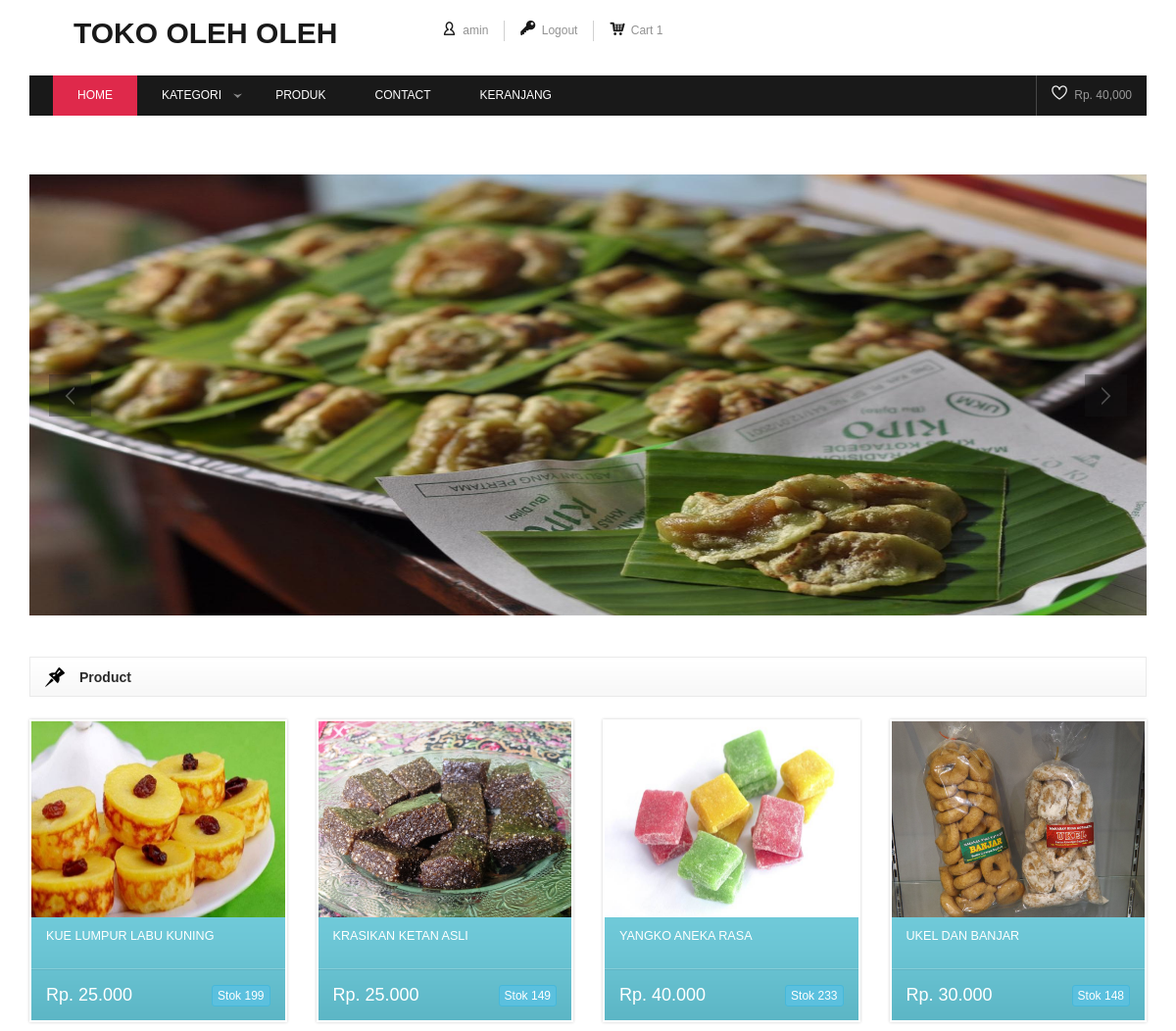
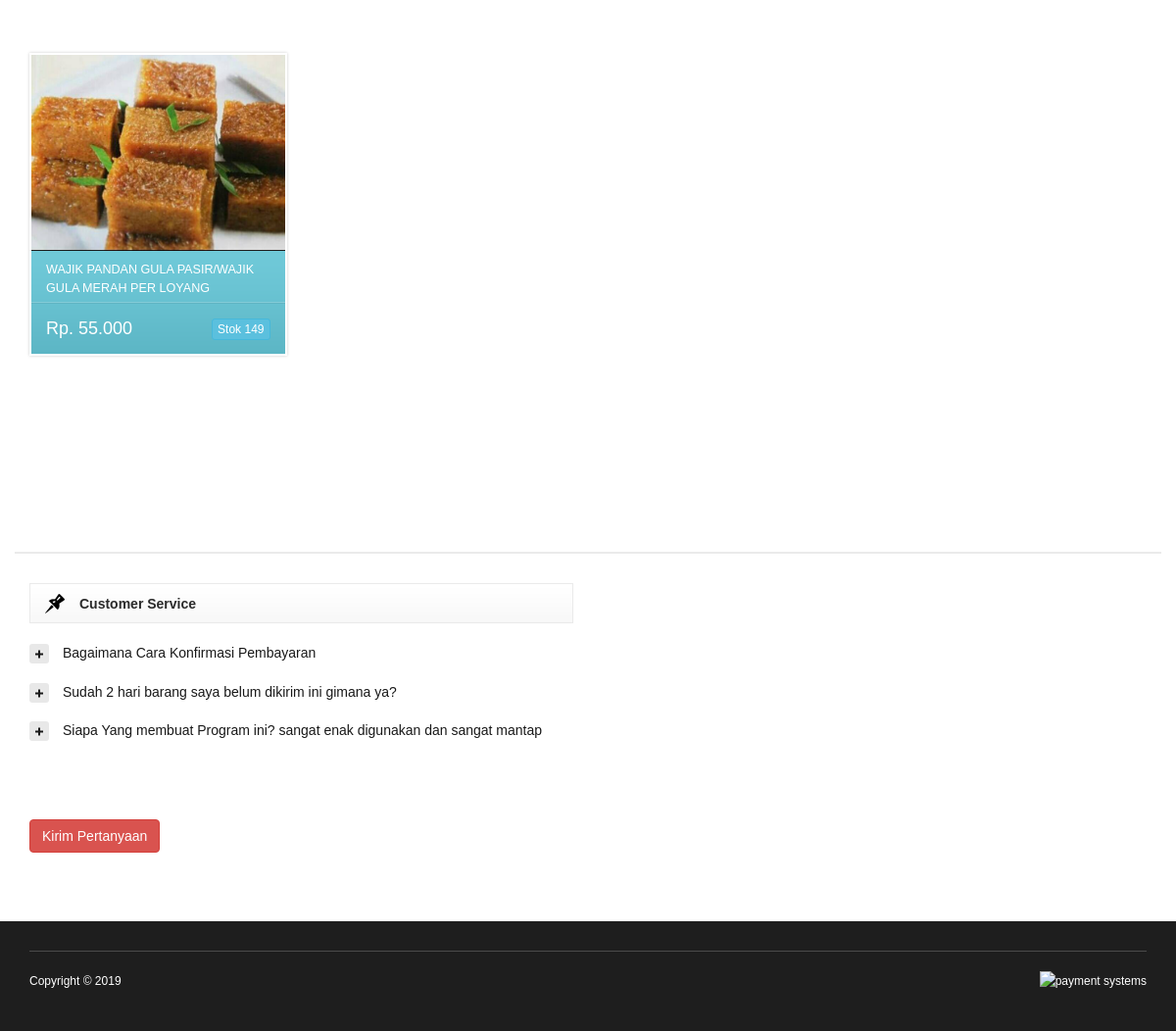
/homefirst.php (signed in), run on the app's committed database (2 pictures, top to bottom).
### tables this page shows
CREATE TABLE `slider` (
  `id_slider` int(11) NOT NULL,
  `gambar` text NOT NULL
);

CREATE TABLE `produk` (
  `id_produk` varchar(10) NOT NULL,
  `id_kat_produk` varchar(10) NOT NULL,
  `nama` varchar(100) NOT NULL,
  `harga` int(11) NOT NULL,
  `stok` int(11) NOT NULL,
  `gambar` text NOT NULL,
  `tanggal` datetime NOT NULL,
  `deskripsi` text NOT NULL,
  `berat` int(11) NOT NULL
);

CREATE TABLE `service` (
  `id_service` int(11) NOT NULL,
  `tanya` text NOT NULL,
  `jawab` text NOT NULL,
  `status` varchar(10) NOT NULL
);

### php/function.php (called while the page is built, shortened)
<?php
function rp($str){
    $jum = strlen($str);
    $jumtitik = ceil($jum/3);
    $balik = strrev($str);
    $awal = 0;
    $akhir = 3;
    for($x=0;$x<$jumtitik;$x++){
      $a[$x] = substr($balik,$awal,$akhir).".";
      $awal+=3;
    }
    $hasil = implode($a);
    $hasilakhir = strrev($hasil);
    $hasilakhir = substr($hasilakhir,1,$jum+$jumtitik);
    return "".$hasilakhir."";
}
?>

### homefirst.php (the view, shortened to what this page needs)
<?php require 'header.php'; ?>
<?php
$BatasAwal = $contact['paging'];
    if (!empty($_GET['page'])) {
        $hal = $_GET['page'] - 1;
        $MulaiAwal = $BatasAwal * $hal;
    } else if (!empty($_GET['page']) and $_GET['page'] == 1) {
        $MulaiAwal = 0;
    } else if (empty($_GET['page'])) {
        $MulaiAwal = 0;
    }
if(empty($_GET['thiscategory'])){
    $pr=mysqli_query($con,"SELECT * FROM produk where stok>0 order by tanggal desc LIMIT $MulaiAwal , $BatasAwal ");
}
?>
<div class="content">
            <div class="container">
                <div class="the-slider" data-tesla-plugin="slider" data-tesla-item=".slide" data-tesla-next=".slide-right" data-tesla-prev=".slide-left" data-tesla-container=".slide-wrapper">
                    <div class="slide-arrows">
                        <div class="slide-left"></div>
                        <div class="slide-right"></div>
                    </div>
                    <ul class="slide-wrapper">
<?php $sli=mysqli_query($con,"SELECT * FROM slider order by id_slider desc limit 7");while($der=mysqli_fetch_array($sli)){ ?>
                        <li class="slide"><img style="width:1140px;height:450px;" st src="control/<?php echo $der['gambar']; ?>" alt="slider image"></li>
<?php } ?>
                    </ul>
                </div>
            </div>
            <br>
            <br>
            <div class="container" style="border-bottom: 2px solid #eaeaea;">
                <div class="site-title">
                    <div class="site-inside">
                        <span>Product</span>
                    </div>
                </div>
                <div class="all-products-details" style="padding: 20px 0;">
                    <div class="row">
                        <div class="col-md-12">
                            <div class="row">
                    <?php while($dui=mysqli_fetch_array($pr)) { ?>
                                <div class="col-md-3 col-xs-4">
                                    <div class="product">
                                        <div class="product-cover">
                                            <div class="product-cover-hover"><span><a href="detailproduct?thisproduct=<?php echo base64_encode($dui['id_produk']) ?>&nameproduct=<?php echo $dui['nama']; ?>">Detail</a></span></div>
                                            <img style="width:300px;height:200px;" src="control/<?php echo $dui['gambar']; ?>" alt="product name" />
                                        </div>
                                        <div class="product-details">
                                            <a href="detailproduct?thisproduct=<?php echo base64_encode($dui['id_produk']) ?>&nameproduct=<?php echo $dui['nama']; ?>"><h1 style="font-size:90%;"><?php echo $dui['nama']; ?></h1></a>
                                            <div class="product-price">
                                                <button style="float:right;" class="btn btn-xs btn-info">Stok <?php echo rp($dui['stok']); ?></button>
                                                <div style="font-size:18px;"><?php echo 'Rp. '. rp($dui['harga']); ?></div>
                                            </div>
                                        </div>
                                    </div>
                                </div>
                    <?php } ?>
                            </div>
                        </div>
                    </div>
                </div>
            </div>
        </div>
<div class="box" style="padding-top: 20px;">
                <div class="container">
                    <div class="row">
                        <div class="col-md-6">
                            <div class="site-title"><div class="site-inside"><span>Customer Service</span></div></div>
                            <br>
                            <div class="panel-group panel-group-2" id="accordion">
<?php $ser=mysqli_query($con,"SELECT * FROM service where status='YES' order by id_service desc limit 4 ");while($vice=mysqli_fetch_array($ser)){ $ur=1; ?>
                                <div class="panel panel-default">
                                    <div class="panel-heading">
                                        <h4 class="panel-title">
                                            <a data-toggle="collapse" data-parent="#accordion" class="collapsed" href="#collapse-<?php echo $vice['id_service']; ?>">
                                                <i class="icon-473" title="473"></i><?php echo $vice['tanya']; ?>
                                            </a>
                                        </h4>
                                    </div>
                                </div>
<?php $ur++; } ?>
                            </div>
                            <p><a href="#" class="btn btn-danger" data-target="#tanya" data-toggle="modal">Kirim Pertanyaan</a></p>
                        </div>
                    </div>
                </div>
            </div>
<?php require 'footer.php'; ?>

### data on the page
slider: gambar (picture)
produk: gambar (picture), nama "KUE LUMPUR LABU KUNING", stok "199", harga "25.000"
produk: gambar (picture), nama "KRASIKAN KETAN ASLI", stok "149", harga "25.000"
produk: gambar (picture), nama "YANGKO ANEKA RASA", stok "233", harga "40.000"
produk: gambar (picture), nama "UKEL DAN BANJAR", stok "148", harga "30.000"
produk: gambar (picture), nama "WAJIK PANDAN GULA PASIR/WAJIK GULA MERAH PER LOYANG", stok "149", harga "55.000"
service: tanya "Bagaimana Cara Konfirmasi Pembayaran"
service: tanya "Sudah 2 hari barang saya belum dikirim ini gimana ya?"
service: tanya "Siapa Yang membuat Program ini? sangat enak digunakan dan sangat mantap"

### other printed values
$_SESSION['username'] "amin"
$ca "1"
$total['total'] "40,000"
